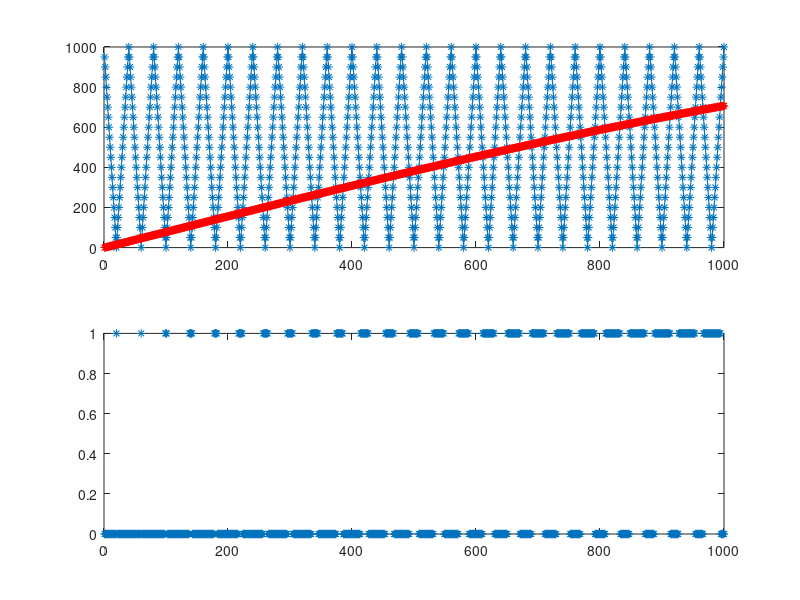

Recreate this plot in MATLAB.
clc;
clear all;

% Adjusting Amplitude
spwm_amp = 100;
sin_table = sind(0:0.09/2:180)*1000; %4000=0.045009:180

% Creating sin table
peak_tri = 1000;
%sin_table=int16(sin_table);       % Convert to int16
sprintf('sin_table size = %d',size(sin_table,2))

%% Timer Interupt Simulation    
tri_count = 1000;
tri_slop = 0;
sin_ptr = 1;

% Timer starting here!!!!!!!
for k = 1:1000
    % Creating Triangle
    if(tri_count >= 1000)			%/*Slop control*/
        tri_slop = 1;
    elseif(tri_count <= 0)
        tri_slop = 0;
    end
    if(tri_slop == 0)			%/*tri count control*/
        tri_count = tri_count+50;
    else
        tri_count = tri_count-50;
    end
    
    %Getting Sin from table
    sin_sig_temp = sin_table(sin_ptr);
    sin_ptr = sin_ptr+1;
    if(sin_ptr > size(sin_table,2))
        sin_ptr = 1;
    end
    
    %Adjusting Amplitude
    sin_sig_temp = sin_sig_temp*spwm_amp/100;
    
    %Comparing
    if(sin_sig_temp > tri_count)
        spwm_temp = 1;
    else
        spwm_temp = 0;
    end
    tri_sig(k) = tri_count;
    sin_sig(k) = sin_sig_temp;
    spwm_sig(k) = spwm_temp;
end
subplot(2,1,1), plot(tri_sig,'-*');
hold on;
subplot(2,1,1), plot(sin_sig,'-*r');
hold off;

subplot(2,1,2), plot(spwm_sig,'*');
